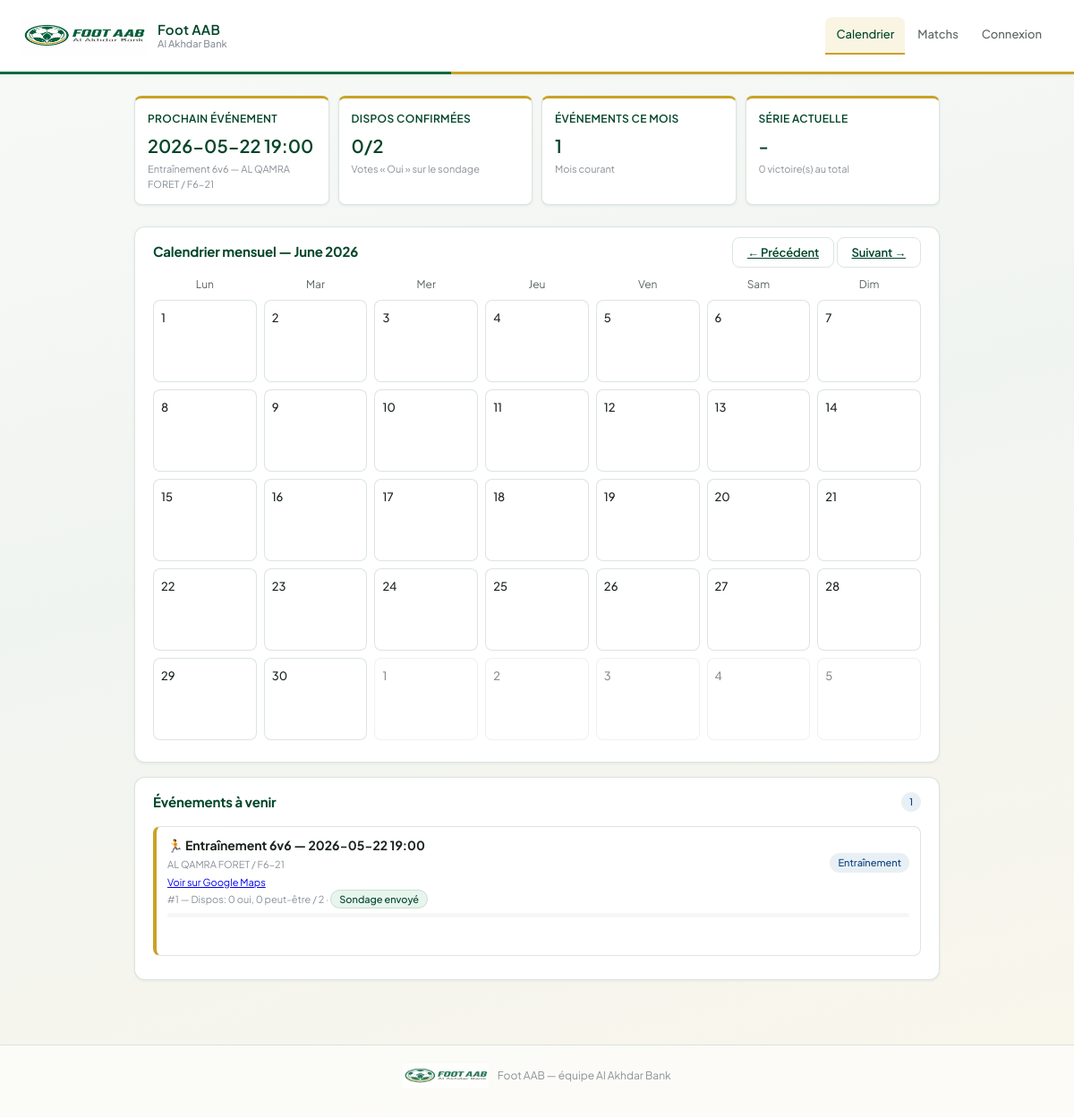
Page /calendrier?month=6&year=2026 on the committed database.
### tables this page shows
CREATE TABLE matches (
  id INTEGER PRIMARY KEY AUTOINCREMENT,
  date TEXT NOT NULL,
  time TEXT NOT NULL,
  location TEXT DEFAULT 'Terrain habituel',
  status TEXT DEFAULT 'scheduled',
  created_at DATETIME DEFAULT CURRENT_TIMESTAMP
, score_a INTEGER DEFAULT NULL, score_b INTEGER DEFAULT NULL, notes TEXT, homme_du_match TEXT, event_kind TEXT DEFAULT 'training', opponent TEXT, format TEXT DEFAULT '5v5', maps_url TEXT, poll_message_id TEXT, poll_requested_at DATETIME, poll_sent_at DATETIME, lineup_notify_requested_at DATETIME, lineup_notified_at DATETIME, poll_delete_requested_at DATETIME, poll_republish_requested_at DATETIME);

### webapp/routes/calendar.py (the view)
@calendar_bp.route("/calendrier", methods=["GET"])
def calendar_page():
    conn = current_app.get_db_connection()
    today = date.today()
    req_month = request.args.get("month", type=int) or today.month
    req_year = request.args.get("year", type=int) or today.year
    req_month = 1 if req_month < 1 else 12 if req_month > 12 else req_month
    req_year = max(1970, req_year)
    total_players = (
        conn.execute("SELECT COUNT(*) AS count FROM players WHERE active = 1").fetchone()["count"] or 0
    )
    rows = conn.execute(
        """
        SELECT
          m.id,
          m.date,
          m.time,
          m.location,
          m.status,
          m.event_kind,
          m.opponent,
          m.format,
          m.maps_url,
          m.notes,
          m.poll_sent_at,
          m.lineup_notified_at,
          m.score_a,
          m.score_b,
          COALESCE(SUM(CASE WHEN a.status = 'yes' THEN 1 ELSE 0 END), 0) AS yes_count,
          COALESCE(SUM(CASE WHEN a.status = 'maybe' THEN 1 ELSE 0 END), 0) AS maybe_count
        FROM matches m
        LEFT JOIN availabilities a ON a.match_id = m.id
        GROUP BY m.id
        ORDER BY m.date ASC, m.time ASC
        """
    ).fetchall()
    matches = []
    date_index = {}
    for row in rows:
        item = dict(row)
        item_date = _parse_date(item["date"])
        item["date_obj"] = item_date
        item["yes_count"] = int(item["yes_count"] or 0)
        item["maybe_count"] = int(item["maybe_count"] or 0)
        item["total_players"] = int(total_players)
        item["pct_dispo"] = round((item["yes_count"] / total_players) * 100, 1) if total_players else 0
        item["event_type"] = _event_type_for_row(item)
        item["poll_sent"] = bool(item.get("poll_sent_at"))
        matches.append(item)
        if item_date:
            date_key = item_date.isoformat()
            date_index.setdefault(date_key, []).append(item)
    next_match = next(
        (m for m in matches if str(m.get("status") or "").lower() in ("scheduled", "training")),
        None,
    )
    next_match_dispos = next_match["yes_count"] if next_match else 0
    current_month_key = f"{today.year:04d}-{today.month:02d}"
    matches_this_month = sum(1 for m in matches if str(m.get("date", "")).startswith(current_month_key))
    wins = sum(
        1
        for m in matches
        if m.get("score_a") is not None and m.get("score_b") is not None and m["score_a"] > m["score_b"]
    )
    played = [
        m
        for m in sorted(
            (x for x in matches if x.get("score_a") is not None and x.get("score_b") is not None),
            key=lambda item: (item["date"], item["time"]),
            reverse=True,
        )
    ]
    streak = _current_streak(played)
    month_name = month_calendar.month_name[req_month]
    cal = month_calendar.Calendar(firstweekday=0)
    weeks = []
    for week in cal.monthdatescalendar(req_year, req_month):
        week_cells = []
        for day in week:
            iso = day.isoformat()
            day_events = date_index.get(iso, [])
            week_cells.append(
                {
                    "day": day.day,
                    "iso": iso,
                    "in_month": day.month == req_month,
                    "is_today": day == today,
                    "events": day_events,
                    "has_match": any(ev["event_type"] == "match" for ev in day_events),
                    "has_training": any(ev["event_type"] == "training" for ev in day_events),
                    "first_match_id": next((ev["id"] for ev in day_events if ev["event_type"] == "match"), None),
                }
            )
        weeks.append(week_cells)
    prev_month = req_month - 1 or 12
    prev_year = req_year - 1 if req_month == 1 else req_year
    next_month = req_month + 1 if req_month < 12 else 1
    next_year = req_year + 1 if req_month == 12 else req_year
    upcoming_events = [m for m in matches if m["date_obj"] and m["date_obj"] >= today]
    conn.close()
    stats = {
        "next_match": next_match,
        "next_match_dispos": next_match_dispos,
        "total_players": int(total_players),
        "matches_this_month": matches_this_month,
        "wins": wins,
        "current_streak": streak,
    }
    return render_template(
        "calendar.html",
        active_page="cal",
        matches=matches,
        current_month=req_month,
        current_year=req_year,
        month_name=month_name,
        calendar_weeks=weeks,
        upcoming_events=upcoming_events,
        prev_month=prev_month,
        prev_year=prev_year,
        next_month=next_month,
        next_year=next_year,
        stats=stats,
        formats=sorted(VALID_FORMATS),
        admin_token_configured=bool(os.getenv("ADMIN_TOKEN", "").strip()),
        user_is_admin=is_session_admin(),
    )

### webapp/auth_utils.py (called while the page is built)
def is_authenticated():
    return bool(session.get("player_id") and session.get("auth"))

def is_session_admin():
    return is_authenticated() and bool(session.get("is_admin"))

### webapp/routes/calendar.py (called while the page is built, shortened)
def _parse_date(value):
    try:
        return datetime.strptime(value, "%Y-%m-%d").date()
    except (TypeError, ValueError):
        return None

def _current_streak(matches):
    if not matches:
        return "-"

def _event_type_for_row(item):
    if str(item.get("event_kind") or "").lower() == "match":
        return "match"
    status_key = str(item.get("status") or "").lower()
    if status_key in ("training", "entrainement"):
        return "training"
    if status_key in ("scheduled", "done", "cancelled"):
        return "training" if str(item.get("event_kind") or "training") == "training" else "match"
    return "other"

### webapp/templates/calendar.html (shortened to what this page needs)
{% extends "base.html" %}
{% block content %}
<section class="metrics">
  <article class="metric">
    <div class="metric-label">Prochain événement</div>
    <div class="metric-val">
      {% if stats.next_match %}
        {{ stats.next_match.date }} {{ stats.next_match.time }}
      {% else %}
        --
      {% endif %}
    </div>
    <div class="metric-sub">
      {% if stats.next_match %}
        {% if stats.next_match.event_kind == 'match' %}
          Match vs {{ stats.next_match.opponent }} ({{ stats.next_match.format }})
        {% else %}
          Entraînement {{ stats.next_match.format }} — {{ stats.next_match.location }}
        {% endif %}
      {% else %}
        Rien de planifié
      {% endif %}
    </div>
  </article>
  <article class="metric">
    <div class="metric-label">Dispos confirmées</div>
    <div class="metric-val">{{ stats.next_match_dispos }}/{{ stats.total_players }}</div>
    <div class="metric-sub">Votes « Oui » sur le sondage</div>
  </article>
  <article class="metric">
    <div class="metric-label">Événements ce mois</div>
    <div class="metric-val">{{ stats.matches_this_month }}</div>
    <div class="metric-sub">Mois courant</div>
  </article>
  <article class="metric">
    <div class="metric-label">Série actuelle</div>
    <div class="metric-val">{{ stats.current_streak }}</div>
    <div class="metric-sub">{{ stats.wins }} victoire(s) au total</div>
  </article>
</section>
<section class="card">
  <header class="card-title">
    <span>Calendrier mensuel — {{ month_name }} {{ current_year }}</span>
    <span>
      <a class="btn" href="/calendrier?month={{ prev_month }}&year={{ prev_year }}">← Précédent</a>
      <a class="btn" href="/calendrier?month={{ next_month }}&year={{ next_year }}">Suivant →</a>
    </span>
  </header>
  <div class="calendar-grid calendar-head">
    <div>Lun</div><div>Mar</div><div>Mer</div><div>Jeu</div><div>Ven</div><div>Sam</div><div>Dim</div>
  </div>
  {% for week in calendar_weeks %}
  <div class="calendar-grid">
    {% for cell in week %}
    <div class="calendar-cell {{ 'out-month' if not cell.in_month }} {{ 'today' if cell.is_today }} {{ 'has-match' if cell.has_match }}">
      <span>{{ cell.day }}</span>
    </div>
    {% endfor %}
  </div>
  {% endfor %}
</section>
<section class="card">
  <header class="card-title">
    <span>Événements à venir</span>
    <span class="badge badge-blue">{{ upcoming_events|length }}</span>
  </header>
  {% for event in upcoming_events %}
  <article class="event-card event-{{ event.event_type }}" data-match-id="{{ event.id }}">
    <div class="event-top">
      <div>
        <strong>
          {% if event.event_kind == 'match' %}
            ⚽ Match vs {{ event.opponent }}
          {% else %}
            🏃 Entraînement {{ event.format }}
          {% endif %}
          — {{ event.date }} {{ event.time }}
        </strong>
        <div class="metric-sub">{{ event.location }}</div>
        {% if event.maps_url %}
        <div class="metric-sub"><a href="{{ event.maps_url }}" target="_blank" rel="noopener">Voir sur Google Maps</a></div>
        {% endif %}
      </div>
      {% if event.event_kind == 'match' %}
      <span class="badge badge-green">Match</span>
      {% else %}
      <span class="badge badge-blue">Entraînement</span>
      {% endif %}
    </div>
    <div class="metric-sub">
      #{{ event.id }} — Dispos: {{ event.yes_count }} oui, {{ event.maybe_count }} peut-être / {{ event.total_players }}
      {% if event.poll_sent %} · <span class="badge badge-green">Sondage envoyé</span>{% endif %}
    </div>
    <div class="progress-bar">
    </div>
    <p class="event-action-feedback metric-sub" data-feedback-for="{{ event.id }}"></p>
  </article>
  {% else %}
  <p class="metric-sub">Aucun événement à venir.</p>
  {% endfor %}
</section>
{% endblock %}

### webapp/static/css/style.css (style rules this page uses)
:root { --green: #006b3f; --green-dark: #004529; --green-light: #e8f4ee; --gold: #c9a227; --gold-dark: #9a7b12; --gold-light: #faf4e3; --silver: #8a9199; --red-accent: #c41e3a; --red: #c41e3a; --red-light: #fce8ec; --amber: var(--gold); --amber-light: var(--gold-light); --blue: #3d6b8c; --blue-light: #e8f0f6; --border: rgba(0, 75, 45, 0.14); --radius-md: 8px; --radius-lg: 12px; --bg: #ffffff; --bg-secondary: #f4f7f5; --text: #1c2420; --text-secondary: #5c6560; --text-tertiary: #8a9199; --shadow-sm: 0 1px 3px rgba(0, 69, 41, 0.08); --shadow-md: 0 4px 16px rgba(0, 69, 41, 0.1); }
body { margin: 0; font-family: "Plus Jakarta Sans", "Segoe UI", system-ui, sans-serif; font-size: 14px; line-height: 1.5; background: linear-gradient(165deg, #f8faf8 0%, #f0f4f1 45%, #faf6eb 100%); color: var(--text); min-height: 100vh; -webkit-font-smoothing: antialiased; }
.metrics { display: grid; grid-template-columns: repeat(4, 1fr); gap: 10px; margin-bottom: 1.5rem; }
.metric { background: var(--bg); border: 1px solid var(--border); border-top: 3px solid var(--gold); border-radius: var(--radius-md); padding: 14px; box-shadow: var(--shadow-sm); }
.metric-label { font-size: 12px; font-weight: 600; color: var(--green-dark); margin-bottom: 6px; letter-spacing: 0.03em; text-transform: uppercase; }
.metric-val { font-size: 20px; font-weight: 600; color: var(--green-dark); }
.metric-sub { font-size: 11px; color: var(--text-tertiary); margin-top: 3px; }
.card { background: var(--bg); border: 1px solid var(--border); border-radius: var(--radius-lg); padding: 1rem 1.25rem; margin-bottom: 1rem; box-shadow: var(--shadow-sm); }
.card-title { font-size: 15px; font-weight: 700; color: var(--green-dark); margin-bottom: 1rem; display: flex; align-items: center; gap: 8px; justify-content: space-between; letter-spacing: -0.01em; }
.badge { font-size: 11px; padding: 3px 9px; border-radius: 20px; font-weight: 500; }
.badge-green { background: var(--green-light); color: var(--green-dark); border: 1px solid rgba(0, 107, 63, 0.15); }
.badge-blue { background: var(--blue-light); color: #0C447C; }
.btn { padding: 8px 16px; border: 1.5px solid var(--border); border-radius: var(--radius-md); background: var(--bg); color: var(--green-dark); cursor: pointer; font-size: 13px; font-weight: 600; font-family: inherit; transition: background 0.15s, border-color 0.15s, color 0.15s, box-shadow 0.15s; }
.progress-bar { height: 5px; background: var(--bg-secondary); border-radius: 3px; overflow: hidden; margin-top: 6px; }
.calendar-grid { display: grid; grid-template-columns: repeat(7, 1fr); gap: 8px; margin-bottom: 8px; }
.calendar-head div { font-size: 12px; color: var(--text-secondary); text-align: center; }
.calendar-cell { min-height: 74px; border: 0.5px solid var(--border); border-radius: var(--radius-md); padding: 8px; background: white; }
.calendar-cell a, .calendar-cell span { font-size: 13px; color: var(--text); text-decoration: none; font-weight: 500; }
.calendar-cell.out-month { opacity: 0.5; }
.event-card { border: 0.5px solid var(--border); border-left-width: 4px; border-radius: var(--radius-md); padding: 10px 12px; margin-bottom: 10px; background: white; }
.event-training { border-left-color: var(--gold); }
.event-top { display: flex; align-items: center; justify-content: space-between; gap: 8px; }
.event-action-feedback { margin-top: 8px; min-height: 1.2em; }

### rows in the picture
matches: next_match "2026-05-22", next_match.time "19:00", next_match.format "6v6", next_match.location "AL QAMRA FORET / F6-21", format "6v6", date "2026-05-22", time "19:00", location "AL QAMRA FORET / F6-21", event_kind "Entraînement", id "1", yes_count "0", maybe_count "0", total_players "2"

### other values in the picture
{{ stats.next_match_dispos }} "0"
{{ stats.total_players }} "2"
{{ stats.matches_this_month }} "1"
{{ stats.current_streak }} "-"
{{ stats.wins }} "0"
{{ month_name }} "June"
{{ current_year }} "2026"
{{ cell.day }} "1" "2" "3" "4" "5" "6" "7" "8" "9" "10" "11" "12" "13" "14" "15" "16" "17" "18" "19" "20" "21" "22" "23" "24" "25" "26" "27" "28" "29" "30" "1" "2" "3" "4" "5"
{{ upcoming_events|length }} "1"
